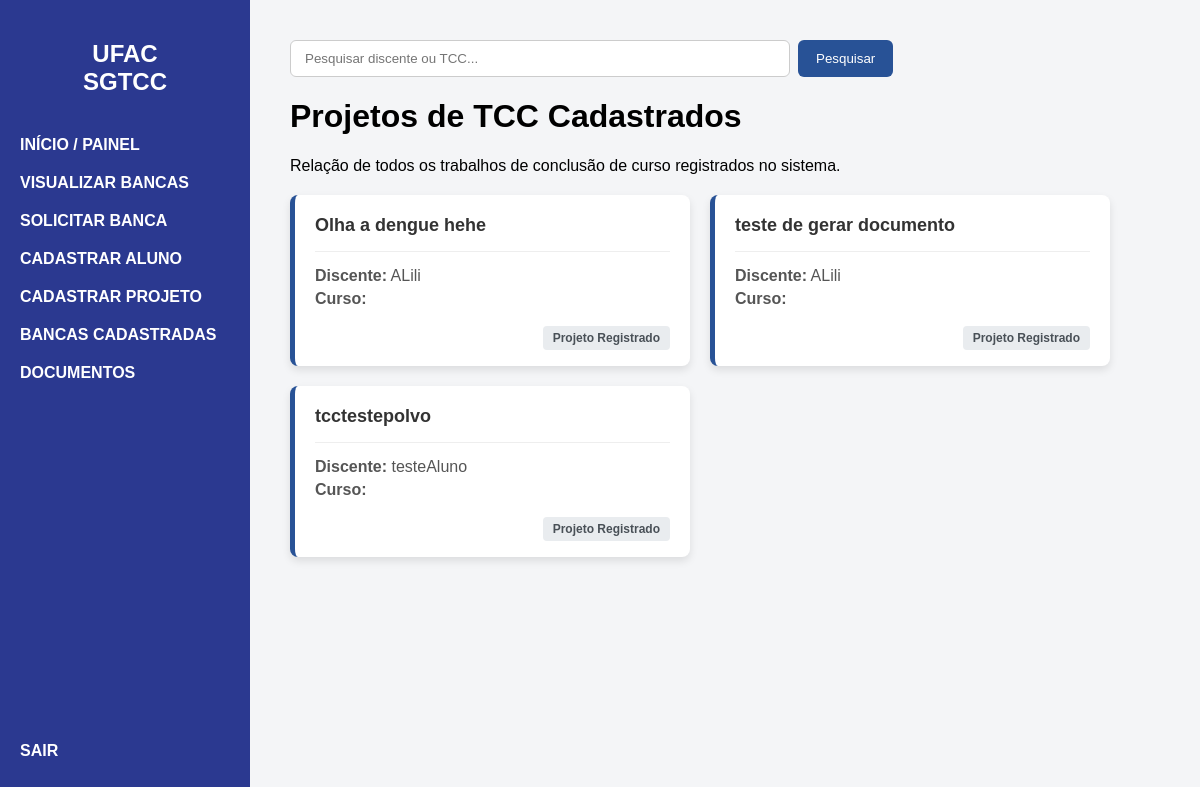
The app's page /meus-tccs/ (signed in) with its own data.
### bancasapp/models.py (models this page shows, shortened)
class ProjetoTCC(models.Model):
    STATUS_TIPO = (
        ('EM_ANÁLISE', 'Em Análise'),
        ('APROVADO', 'Aprovado'),
        ('RECUSADA', 'Recusada'),
    )
    titulo = models.CharField(max_length=255)
    resumo = models.TextField()
    semestre_letivo = models.CharField(max_length=6)
    discente = models.ForeignKey(Discente, on_delete=models.CASCADE)
    status = models.CharField(max_length=15, choices=STATUS_TIPO, default='EM_ANÁLISE')

class Discente(models.Model):
    nome = models.CharField(max_length=255)
    matricula = models.CharField(max_length=11, unique=True)

### bancasapp/views.py (the view)
# urls.py: path('meus-tccs/', views.meus_tccs, name='meus_tccs'),
@login_required(login_url='login')
def meus_tccs(request):
    projetos = ProjetoTCC.objects.select_related('discente').all()
    contexto = {
        'projetos': projetos
    }
    return render(request, 'meus_tccs.html', contexto)

### templates/meus_tccs.html
{% extends 'base.html' %}
{% block content %}
    <div class="dashboard-header">
        <h1>Projetos de TCC Cadastrados</h1>
        <p>Relação de todos os trabalhos de conclusão de curso registrados no sistema.</p>
    </div>
    <div class="cards-container" style="display: flex; gap: 20px; flex-wrap: wrap; margin-top: 20px;">
        {% if projetos %}
            {% for projeto in projetos %}
                <div class="tcc-card" style="background: white; padding: 20px; border-radius: 8px; box-shadow: 0 4px 8px rgba(0,0,0,0.1); width: 100%; max-width: 400px; border-left: 5px solid #285296;">
                    <h2 style="color: #333; margin-top: 0; font-size: 18px;">{{ projeto.titulo }}</h2>
                    <hr style="border: 0; border-top: 1px solid #eee; margin: 15px 0;">
                    <p style="margin: 5px 0; color: #555;"><strong> Discente:</strong> {{ projeto.discente.nome }}</p>
                    <p style="margin: 5px 0; color: #555;"><strong> Curso:</strong> {{ projeto.discente.curso }}</p>
                    <div style="margin-top: 20px; text-align: right;">
                        <span style="background: #e9ecef; padding: 5px 10px; border-radius: 4px; font-size: 12px; font-weight: bold; color: #495057;">Projeto Registrado</span>
                    </div>
                </div>
            {% endfor %}
        {% else %}
            <div style="background: white; padding: 30px; border-radius: 8px; text-align: center; width: 100%; box-shadow: 0 4px 8px rgba(0,0,0,0.1);">
                <h3 style="color: #666;">Nenhum TCC encontrado.</h3>
                <p style="color: #999;">Procure seu orientador para realizar o cadastro do seu projeto no sistema.</p>
            </div>
        {% endif %}
    </div>
{% endblock %}

### static/css/style.css (style rules this page uses)
body { margin: 0; font-family: Arial, sans-serif; display: flex; height: 100vh; background-color: #f4f5f7; }
* { box-sizing: border-box; }
body { min-height: 100vh; height: auto; }

### records on screen
ProjetoTCC: titulo "Olha a dengue hehe", discente.nome "ALili"
ProjetoTCC: titulo "teste de gerar documento", discente.nome "ALili"
ProjetoTCC: titulo "tcctestepolvo", discente.nome "testeAluno"
